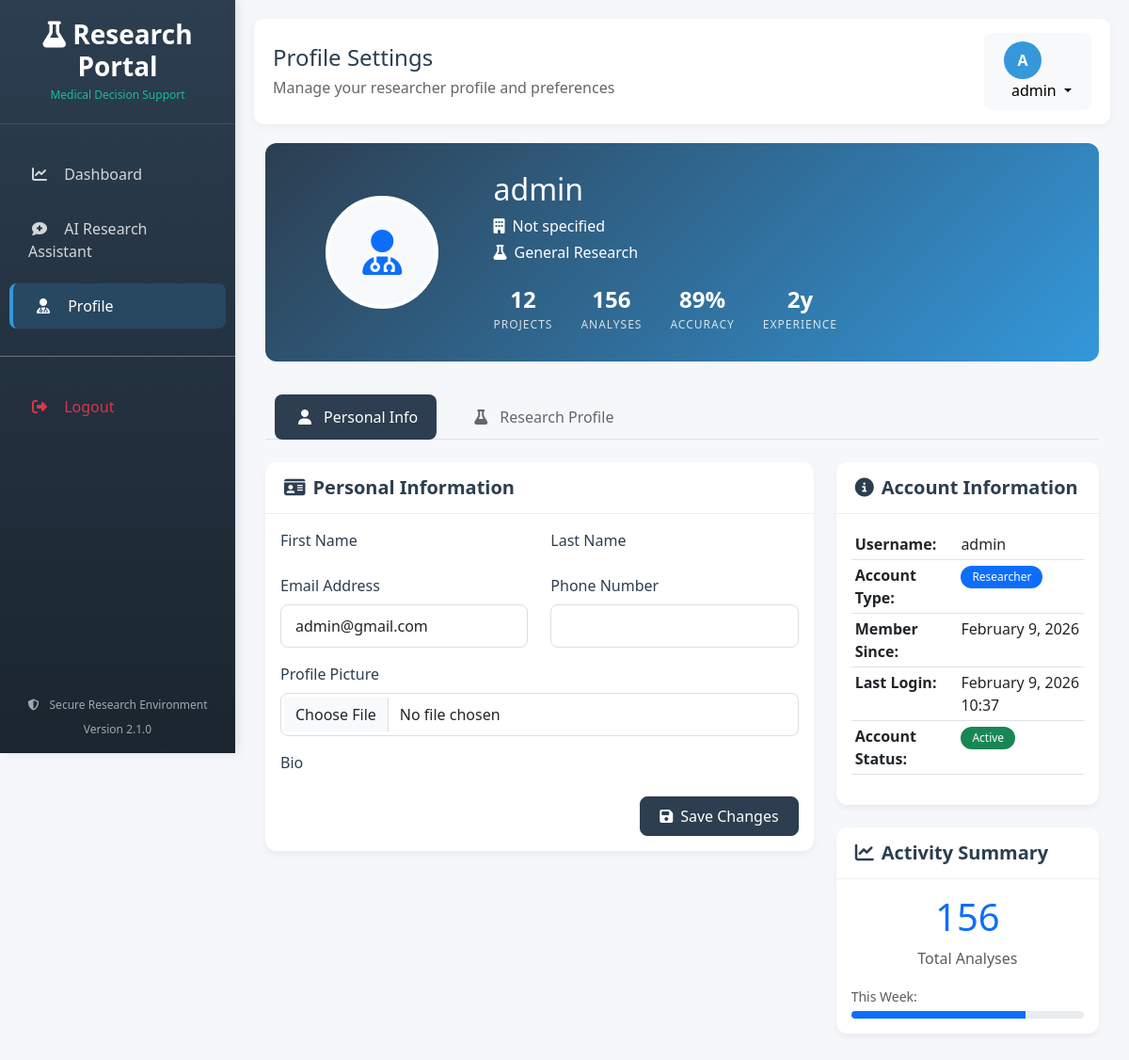
The app's page /researcher/profile/ (signed in) with its own data.
### core/models.py (models this page shows, shortened)
class User(AbstractUser):
    ROLE_CHOICES = (
        ('admin', 'Admin'),
        ('doctor', 'Doctor'),
        ('researcher', 'Researcher'),
        ('patient', 'Patient'),
    )
    STATUS_CHOICES = (
        ('pending', 'Pending Approval'),
        ('approved', 'Approved'),
        ('rejected', 'Rejected'),
    )
    RISK_LEVEL_CHOICES = (
        ('low', 'Low'),
        ('medium', 'Medium'),
        ('high', 'High'),
        ('critical', 'Critical'),
    )
    role = models.CharField(max_length=20, choices=ROLE_CHOICES, default='patient')
    status = models.CharField(max_length=20, choices=STATUS_CHOICES, default='pending')
    email = models.EmailField(unique=True)
    full_name = models.CharField(max_length=255, blank=True)
    phone_regex = RegexValidator(regex=r'^\+?1?\d{9,15}$',
                                message="Phone number must be entered in the format: '+999999999'. Up to 15 digits allowed.")
    phone = models.CharField(validators=[phone_regex], max_length=17, blank=True)
    address = models.TextField(blank=True)
    date_of_birth = models.DateField(null=True, blank=True)
    profile_picture = models.ImageField(upload_to='profile_pics/', null=True, blank=True)
    specialization = models.CharField(max_length=100, blank=True)  # Doctor
    license_number = models.CharField(max_length=50, blank=True)  # Doctor
    institution = models.CharField(max_length=200, blank=True)  # Researcher
    research_area = models.TextField(blank=True)  # Researcher
    qualifications = models.CharField(max_length=255, blank=True)  # e.g., M.B.B.S, M.D.
    clinic_name = models.CharField(max_length=255, blank=True)
    clinic_address = models.TextField(blank=True)
    signature = models.ImageField(upload_to='signatures/', null=True, blank=True)
    biography = models.TextField(blank=True)
    risk_level = models.CharField(max_length=20, choices=RISK_LEVEL_CHOICES, blank=True)
    ml_confidence_score = models.FloatField(default=0.0)
    last_analysis = models.DateTimeField(null=True, blank=True)
    created_at = models.DateTimeField(auto_now_add=True)
    updated_at = models.DateTimeField(auto_now=True)
    is_verified = models.BooleanField(default=False)
    verification_token = models.UUIDField(default=uuid.uuid4, editable=False)
    class Meta:
        ordering = ['-date_joined']
    def get_full_name(self):
        if self.full_name:
            return self.full_name
        return super().get_full_name()

### core/decorators.py (the view, shortened to what this page needs)
        def _wrapped_view(request, *args, **kwargs):
            if not request.user.is_authenticated:
                return redirect('login')
            if request.user.is_superuser:
                return view_func(request, *args, **kwargs)

### templates/researcher/profile.html (shortened to what this page needs)
{% extends 'researcher/researcher_base.html' %}
{% block page_title %}Profile Settings{% endblock %}
{% block page_subtitle %}Manage your researcher profile and preferences{% endblock %}
{% block content %}
<div class="container-fluid">
    <div class="profile-header">
        <div class="row align-items-center">
            <div class="col-md-3 text-center">
                {% if user.profile_picture %}
                <img src="{{ user.profile_picture.url }}" alt="Profile" class="profile-avatar">
                {% else %}
                <div class="profile-avatar bg-light d-flex align-items-center justify-content-center mx-auto">
                    <i class="fas fa-user-md fa-3x text-primary"></i>
                </div>
                {% endif %}
            </div>
            <div class="col-md-9">
                <h2 class="mb-2">{{ user.get_full_name|default:user.username }}</h2>
                <p class="mb-1">
                    <i class="fas fa-building me-2"></i>{{ user.institution|default:"Not specified" }}
                </p>
                <p class="mb-3">
                    <i class="fas fa-flask me-2"></i>{{ user.research_area|default:"General Research" }}
                </p>
                <div class="profile-stats">
                    <div class="stat-item">
                        <div class="stat-value">12</div>
                        <div class="stat-label">Projects</div>
                    </div>
                    <div class="stat-item">
                        <div class="stat-value">156</div>
                        <div class="stat-label">Analyses</div>
                    </div>
                    <div class="stat-item">
                        <div class="stat-value">89%</div>
                        <div class="stat-label">Accuracy</div>
                    </div>
                    <div class="stat-item">
                        <div class="stat-value">2y</div>
                        <div class="stat-label">Experience</div>
                    </div>
                </div>
            </div>
        </div>
    </div>
    <ul class="nav nav-tabs mb-4" id="profileTab" role="tablist">
        <li class="nav-item" role="presentation">
            <button class="nav-link active" id="personal-tab" data-bs-toggle="tab" data-bs-target="#personal" type="button">
                <i class="fas fa-user me-2"></i>Personal Info
            </button>
        </li>
        <li class="nav-item" role="presentation">
            <button class="nav-link" id="research-tab" data-bs-toggle="tab" data-bs-target="#research" type="button">
                <i class="fas fa-flask me-2"></i>Research Profile
            </button>
        </li>
    </ul>
    <div class="tab-content" id="profileTabContent">
        <div class="tab-pane fade show active" id="personal" role="tabpanel">
            <div class="row">
                <div class="col-lg-8">
                    <div class="card">
                        <div class="card-header">
                            <h5 class="card-title mb-0"><i class="fas fa-id-card me-2"></i>Personal Information</h5>
                        </div>
                        <div class="card-body">
                            <form method="POST" enctype="multipart/form-data">
                                <div class="row mb-3">
                                    <div class="col-md-6">
                                        <label class="form-label">First Name</label>
                                    </div>
                                    <div class="col-md-6">
                                        <label class="form-label">Last Name</label>
                                    </div>
                                </div>
                                <div class="row mb-3">
                                    <div class="col-md-6">
                                        <label class="form-label">Email Address</label>
                                        {{ form.email }}
                                    </div>
                                    <div class="col-md-6">
                                        <label class="form-label">Phone Number</label>
                                        {{ form.phone }}
                                    </div>
                                </div>
                                <div class="mb-3">
                                    <label class="form-label">Profile Picture</label>
                                    {{ form.profile_picture }}
                                </div>
                                <div class="mb-3">
                                    <label class="form-label">Bio</label>
                                </div>
                                <div class="text-end">
                                    <button type="submit" class="btn btn-primary">
                                        <i class="fas fa-save me-2"></i>Save Changes
                                    </button>
                                </div>
                            </form>
                        </div>
                    </div>
                </div>
                <div class="col-lg-4">
                    <div class="card">
                        <div class="card-header">
                            <h5 class="card-title mb-0"><i class="fas fa-info-circle me-2"></i>Account Information</h5>
                        </div>
                        <div class="card-body">
                            <table class="table table-sm">
                                <tr>
                                    <td><strong>Username:</strong></td>
                                    <td>{{ user.username }}</td>
                                </tr>
                                <tr>
                                    <td><strong>Account Type:</strong></td>
                                    <td><span class="badge bg-primary">Researcher</span></td>
                                </tr>
                                <tr>
                                    <td><strong>Member Since:</strong></td>
                                    <td>{{ user.date_joined|date:"F j, Y" }}</td>
                                </tr>
                                <tr>
                                    <td><strong>Last Login:</strong></td>
                                    <td>{{ user.last_login|date:"F j, Y H:i" }}</td>
                                </tr>
                                <tr>
                                    <td><strong>Account Status:</strong></td>
                                    <td>
                                        {% if user.is_active %}
                                        <span class="badge bg-success">Active</span>
                                        {% else %}
                                        <span class="badge bg-danger">Inactive</span>
                                        {% endif %}
                                    </td>
                                </tr>
                            </table>
                        </div>
                    </div>
                    <div class="card mt-4">
                        <div class="card-header">
                            <h5 class="card-title mb-0"><i class="fas fa-chart-line me-2"></i>Activity Summary</h5>
                        </div>
                        <div class="card-body">
                            <div class="text-center">
                                <div class="display-6 text-primary mb-2">156</div>
                                <p class="text-muted">Total Analyses</p>
                            </div>
                            <div class="mt-3">
                                <small class="text-muted">This Week:</small>
                                <div class="progress mt-1" style="height: 8px;">
                                    <div class="progress-bar" role="progressbar" style="width: 75%"></div>
                                </div>
                            </div>
                        </div>
                    </div>
                </div>
            </div>
        </div>
    </div>
</div>
{% endblock %}

### templates/researcher/researcher_base.html (shortened to what this page needs)
<!DOCTYPE html>
<html lang="en">
<head>
    <link href="https://cdn.jsdelivr.net/npm/bootstrap@5.3.0/dist/css/bootstrap.min.css" rel="stylesheet">
    <link rel="stylesheet" href="https://cdnjs.cloudflare.com/ajax/libs/font-awesome/6.4.0/css/all.min.css">
    <link rel="stylesheet" href="https://cdn.datatables.net/1.13.6/css/dataTables.bootstrap5.min.css">
</head>
<body>
    <div class="sidebar">
        <div class="sidebar-brand">
            <h3><i class="fas fa-flask"></i> Research Portal</h3>
            <small>Medical Decision Support</small>
        </div>
        <nav class="nav flex-column mt-4">
            <a class="nav-link {% if request.path == '/researcher/dashboard/' %}active{% endif %}" href="{% url 'researcher_dashboard' %}">
                <i class="fas fa-chart-line"></i>
                <span>Dashboard</span>
            </a>
            <a class="nav-link {% if 'chat' in request.path %}active{% endif %}" href="{% url 'researcher_chat' %}">
                <i class="fas fa-comment-medical"></i>
                <span>AI Research Assistant</span>
            </a>
            <a class="nav-link {% if 'profile' in request.path %}active{% endif %}" href="{% url 'researcher_profile' %}">
                <i class="fas fa-user-md"></i>
                <span>Profile</span>
            </a>
            <div class="mt-4 pt-4 border-top border-secondary">
                <a class="nav-link text-danger" href="{% url 'logout' %}">
                    <i class="fas fa-sign-out-alt"></i>
                    <span>Logout</span>
                </a>
            </div>
        </nav>
        <div class="position-absolute bottom-0 start-0 w-100 p-3 text-center" style="color: rgba(255,255,255,0.6); font-size: 12px;">
            <div class="mb-2">
                <i class="fas fa-shield-alt me-2"></i>
                <span>Secure Research Environment</span>
            </div>
            <div>Version 2.1.0</div>
        </div>
    </div>
    <div class="main-content">
        <div class="header">
            <div class="header-title">
                <h1>{% block page_title %}Researcher Dashboard{% endblock %}</h1>
                <p>{% block page_subtitle %}Welcome back, {{ user.get_full_name|default:user.username }}{% endblock %}</p>
            </div>
            <div class="user-info">
                <div class="dropdown">
                    <button class="btn btn-light dropdown-toggle" type="button" data-bs-toggle="dropdown">
                        <div class="user-avatar">
                            {{ user.get_full_name|default:user.username|slice:":1"|upper }}
                        </div>
                        <span class="ms-2 d-none d-md-inline">{{ user.get_full_name|default:user.username }}</span>
                    </button>
                </div>
            </div>
        </div>
        <div class="fade-in">
            {% block content %}{% endblock %}
        </div>
    </div>
</body>
</html>

### records on screen
User: get_full_name "A", get_full_name "admin", institution "Not specified", research_area "General Research", email "admin@gmail.com", username "admin", date_joined "February 9, 2026", last_login "February 9, 2026 10:37"
